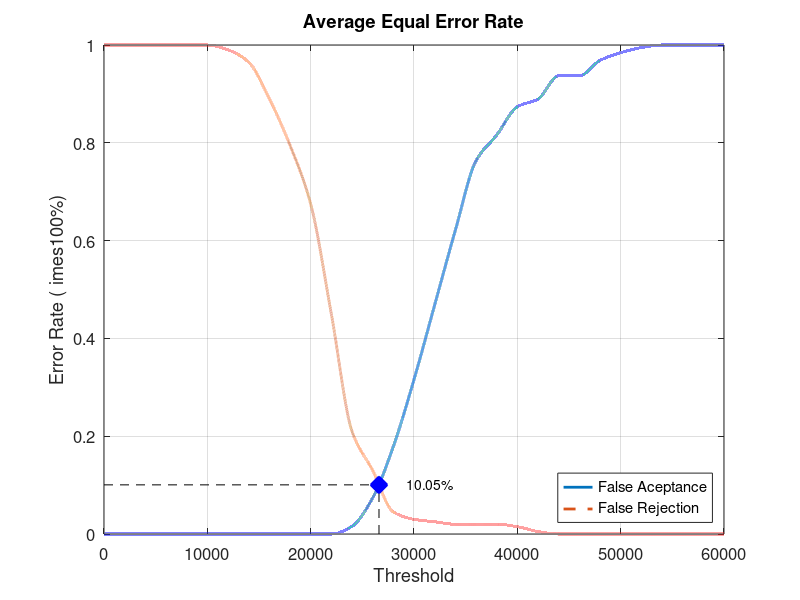
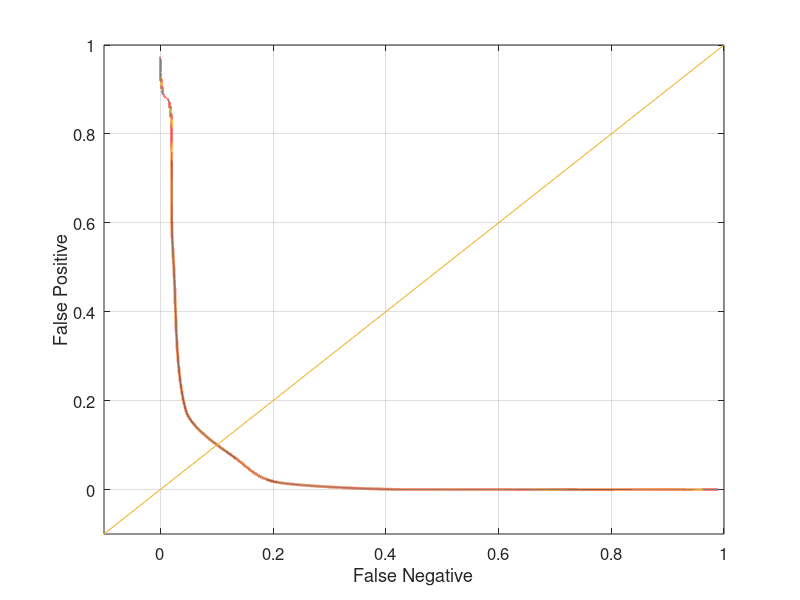

These figures' MATLAB source, in order:
close all;
clear;
clc;
x = 0:2000:60000;
xq = 0:0.5:60000;

y0 = [0 0 0 0 0 0 0 0 0 0 0 0 0.0157895 0.0736842 0.178947 0.315789 0.468421 0.621053 0.763158 0.815789 0.873684 0.889474 0.936842 0.936842 0.968421 0.984211 0.994737 1 1 1 1]
yy0 = interp1(x, y0, xq, 'pchip');
y1 = [1 1 1 1 1 1 0.99 0.965 0.89 0.795 0.675 0.45 0.21 0.13 0.045 0.03 0.025 0.02 0.02 0.02 0.015 0.005 0 0 0 0 0 0 0 0 0]
yy1 = interp1(x, y1, xq, 'pchip');

% Calculating EER: 
y2 = abs(y0 - y1);
find(y2 == min(y2))
yy2 = abs(yy0 - yy1);
xEER = find(yy2 == min(yy2));
xEERIndex = xq(xEER) % X-axis EER
yEER = yy0(xEER) % Y-axis EER

main = figure
plot(xq, yy0,'-','LineWidth', 2);	hold on
plot(xq, yy1,'--','LineWidth', 2);	hold on
plot([xEERIndex xEERIndex], [0 yEER], 'k--');	hold on
plot([0 xEERIndex], [yEER yEER], 'k--');	hold on
plot(xEERIndex, yEER, 'bx', 'LineWidth', 10);	hold on
text(xEERIndex + 10 * xEERIndex / 100, yEER, [num2str(round((10000 * yEER)) / 100) '%'])
legend('False Aceptance', 'False Rejection', 'Location', 'SouthEast')
xlabel('Threshold')
ylabel('Error Rate (	imes100%)')
title('Average Equal Error Rate')
set(gca, 'FontSize', 12)
axis([0 60000 0 1])
grid on

print(main, 'Database5_4Main', '-dpng');
FNRxFPR = figure('Color', [1 1 1]);
plot(yy1, yy0, '-', yy1, yy0, 'LineWidth', 2);
hold on
y = -0.1:0.1:1
plot(y, y); 
set(gca, 'FontSize', 12)
xlabel('False Negative')
ylabel('False Positive')
axis([-0.1 1 -0.1 1])
set(gca, 'FontSize', 12)
grid on

print(FNRxFPR, 'Database5_4FNRxFPR','-dpng');
